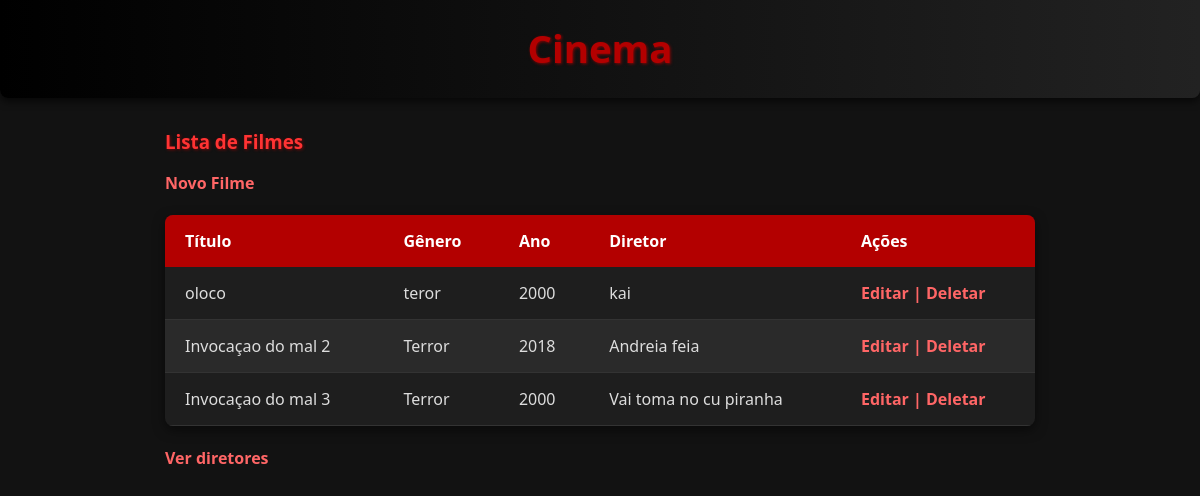
Before: /filmes with the older database file.
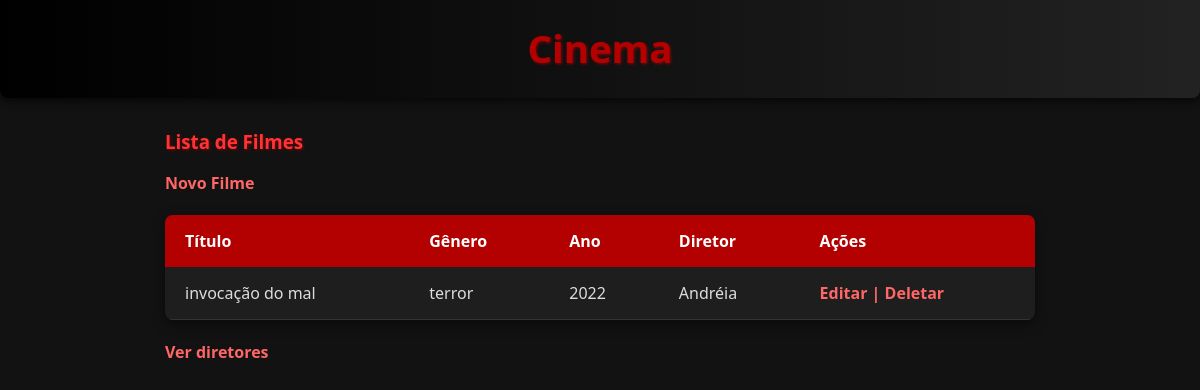
After: the same page with the newer database file.
### tables this page shows
CREATE TABLE filme (
    id INTEGER PRIMARY KEY AUTOINCREMENT,
    titulo TEXT NOT NULL,
    genero TEXT,
    ano INTEGER,
    diretor_id INTEGER NOT NULL,
    FOREIGN KEY (diretor_id) REFERENCES diretor(id) ON DELETE CASCADE
);

CREATE TABLE diretor (
    id INTEGER PRIMARY KEY AUTOINCREMENT,
    nome TEXT NOT NULL,
    nacionalidade TEXT
);

### app/views.py (the view)
@app.route('/filmes')
def index_filmes():
    data = filme_service.get_all_filmes()
    return render_template('filme/list.html', filmes=data)

### app/database/connection.py (called while the page is built)
def get_db():
    db = getattr(g, '_database', None)
    if db is None:
        db = g._database = sqlite3.connect(DATABASE)
    return db

@app.teardown_appcontext
def close_connection(exception):
    db = getattr(g, '_database', None)
    if db is not None:
        db.close()

### app/models/filme_model.py (called while the page is built)
    def get_id(self):
        return self.__id

    def get_titulo(self):
        return self.__titulo

    def get_genero(self):
        return self.__genero

    def get_ano(self):
        return self.__ano

### app/repository/filme_repository.py (called while the page is built)
    def get_all_filmes(self):
        connection = get_db()
        cursor = connection.cursor()
        cursor.execute("""
            SELECT f.id, f.titulo, f.genero, f.ano, f.diretor_id, d.nome
            FROM filme f
            JOIN diretor d ON f.diretor_id = d.id
        """)
        rows = cursor.fetchall()
        filmes = []
        for row in rows:
            filme = FilmeModel(id=row[0], titulo=row[1], genero=row[2], ano=row[3], diretor_id=row[4])
            filme.diretor_nome = row[5]
            filmes.append(filme)
        return filmes

### app/service/filme_service.py (called while the page is built)
    def get_all_filmes(self):
        return self.filme_repository.get_all_filmes()

### app/templates/filme/list.html
{% extends 'base.html' %}
{% block content %}
<h3>Lista de Filmes</h3>
<a href="{{ url_for('create_filme') }}"> Novo Filme</a>
<table>
    <thead>
        <tr>
            <th>Título</th>
            <th>Gênero</th>
            <th>Ano</th>
            <th>Diretor</th>
            <th>Ações</th>
        </tr>
    </thead>
    <tbody>
        {% for filme in filmes %}
        <tr>
            <td>{{ filme.get_titulo() }}</td>
            <td>{{ filme.get_genero() }}</td>
            <td>{{ filme.get_ano() }}</td>
            <td>{{ filme.diretor_nome }}</td>
            <td>
                <a href="{{ url_for('update_filme', pk=filme.get_id()) }}">Editar |</a>
                <a href="{{ url_for('delete_filme', pk=filme.get_id()) }}">Deletar</a>
            </td>
        </tr>
        {% endfor %}
    </tbody>
</table>
<a href="{{ url_for('index_diretores') }}">Ver diretores</a>
{% endblock %}

### app/templates/base.html (shortened to what this page needs)
<!DOCTYPE html>
<html lang="pt-BR">
<head>
    <link rel="stylesheet" href="{{ url_for('static', filename='styles.css') }}">
</head>
<body>
    <header>
            <h1>Cinema</h1>
    </header>
    <main>
        {% block content %}{% endblock %}
    </main>
</body>
</html>

### app/static/styles.css (style rules this page uses)
* { box-sizing: border-box; }
body { background-color: #121212; font-family: 'Segoe UI', Tahoma, Geneva, Verdana, sans-serif; color: #ddd; margin: 0; padding: 0; line-height: 1.5; }
header { background: linear-gradient(90deg, #000000, #222222); padding: 20px 30px; text-align: center; box-shadow: 0 3px 8px rgba(0,0,0,0.7); border-bottom-left-radius: 8px; border-bottom-right-radius: 8px; }
header h1 { color: #b30000; margin: 0; font-weight: 700; font-size: 2.4rem; text-shadow: 1px 1px 3px rgba(179,0,0,0.7); }
main { max-width: 900px; margin: 30px auto; padding: 0 15px; }
table { width: 100%; border-collapse: collapse; margin: 20px 0; background-color: #1e1e1e; border-radius: 8px; overflow: hidden; box-shadow: 0 4px 12px rgba(0,0,0,0.5); }
thead tr { background-color: #b30000; color: #fff; font-weight: 600; text-align: left; }
tbody tr { border-bottom: 1px solid #333; }
th, td { padding: 14px 20px; }
a { color: #ff6666; text-decoration: none; font-weight: 600; transition: color 0.3s ease; }
h1, h3 { color: #ff3333; margin-bottom: 15px; text-shadow: 1px 1px 3px rgba(179,0,0,0.6); }

Changed rows visible on the page:
removed filme: get_titulo "oloco", get_genero "teror", get_ano "2000", diretor_nome "kai"
removed filme: get_titulo "Invocaçao do mal 2", get_genero "Terror", get_ano "2018", diretor_nome "Andreia feia"
removed filme: get_titulo "Invocaçao do mal 3", get_genero "Terror", get_ano "2000", diretor_nome "Vai toma no cu piranha"
added filme: get_titulo "invocação do mal", get_genero "terror", get_ano "2022", diretor_nome "Andréia"
